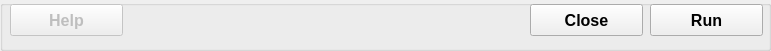
  <widget class="QGroupBox" name="groupBoxButtons">
   <property name="geometry">
    <rect>
     <x>15</x>
     <y>219</y>
     <width>771</width>
     <height>51</height>
    </rect>
   </property>
   <property name="title">
    <string/>
   </property>
   <widget class="QPushButton" name="pushButtonHelp">
    <property name="enabled">
     <bool>false</bool>
    </property>
    <property name="geometry">
     <rect>
      <x>10</x>
      <y>4</y>
      <width>113</width>
      <height>32</height>
     </rect>
    </property>
    <property name="font">
     <font>
      <family>Arial</family>
      <pointsize>12</pointsize>
      <weight>75</weight>
      <bold>true</bold>
     </font>
    </property>
    <property name="text">
     <string>Help</string>
    </property>
    <property name="autoDefault">
     <bool>false</bool>
    </property>
   </widget>
   <widget class="QPushButton" name="pushButtonClose">
    <property name="geometry">
     <rect>
      <x>530</x>
      <y>4</y>
      <width>113</width>
      <height>32</height>
     </rect>
    </property>
    <property name="font">
     <font>
      <family>Arial</family>
      <pointsize>12</pointsize>
      <weight>75</weight>
      <bold>true</bold>
     </font>
    </property>
    <property name="text">
     <string>Close</string>
    </property>
    <property name="autoDefault">
     <bool>false</bool>
    </property>
   </widget>
   <widget class="QPushButton" name="pushButtonRun">
    <property name="geometry">
     <rect>
      <x>650</x>
      <y>4</y>
      <width>113</width>
      <height>32</height>
     </rect>
    </property>
    <property name="font">
     <font>
      <family>Arial</family>
      <pointsize>12</pointsize>
      <weight>75</weight>
      <bold>true</bold>
     </font>
    </property>
    <property name="toolTip">
     <string/>
    </property>
    <property name="text">
     <string>Run</string>
    </property>
    <property name="autoDefault">
     <bool>false</bool>
    </property>
   </widget>
  </widget>
